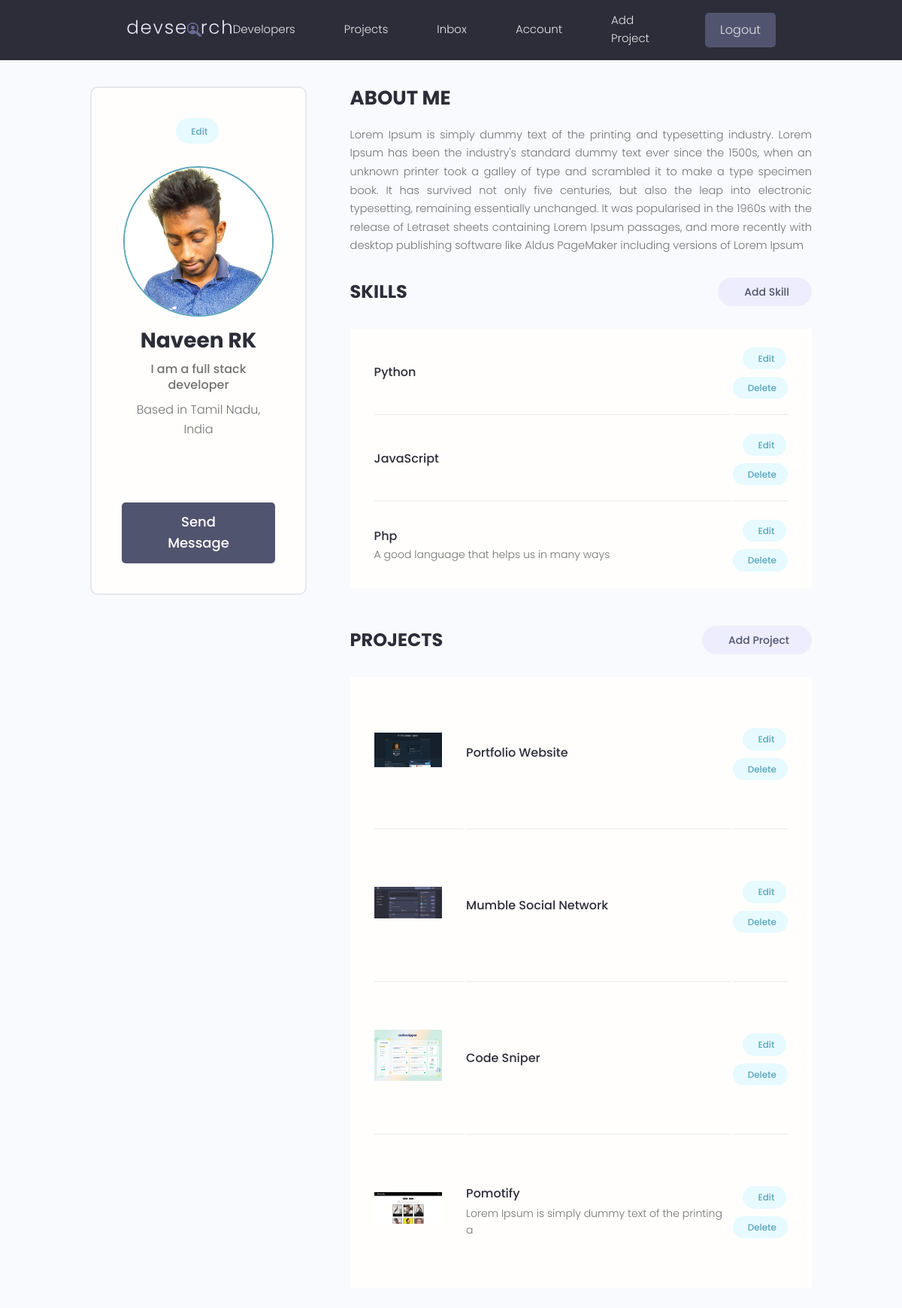
The app's page /account/ (signed in) with its own data.
### users/models.py (models this page shows, shortened)
class Profile(models.Model):
    user = models.OneToOneField(
        User, on_delete=models.CASCADE, null=True, blank=True)
    name = models.CharField(max_length=200, blank=True, null=True)
    username = models.CharField(max_length=200, blank=True, null=True)
    location = models.CharField(max_length=200, blank=True, null=True)
    email = models.EmailField(max_length=500, blank=True, null=True)
    short_intro = models.CharField(max_length=200, blank=True, null=True)
    bio = models.TextField(blank=True, null=True)
    profile_image = models.ImageField(
        blank=True, null=True, upload_to='profiles/', default="profiles/user-default.png")
    social_github = models.CharField(max_length=200, blank=True, null=True)
    social_twitter = models.CharField(max_length=200, blank=True, null=True)
    social_linkedin = models.CharField(max_length=200, blank=True, null=True)
    social_youtube = models.CharField(max_length=200, blank=True, null=True)
    social_website = models.CharField(max_length=200, blank=True, null=True)
    social_stackoverflow = models.CharField(
        max_length=200, blank=True, null=True)
    created_at = models.DateTimeField(auto_now_add=True)
    id = models.UUIDField(default=uuid.uuid4, unique=True,
                          primary_key=True, editable=False)

class Skill(models.Model):
    owner = models.ForeignKey(
        Profile, on_delete=models.CASCADE, null=True, blank=True)
    name = models.CharField(max_length=200, blank=True, null=True)
    description = models.TextField(null=True, blank=True)
    created_at = models.DateTimeField(auto_now_add=True)
    id = models.UUIDField(default=uuid.uuid4, unique=True,
                          primary_key=True, editable=False)
    def __str__(self):
        return str(self.name)

### projects/models.py (models this page shows, shortened)
class Project(models.Model):
    owner = models.ForeignKey(
        Profile, null=True, blank=True, on_delete=models.SET_NULL)
    title = models.CharField(max_length=200)
    description = models.TextField(null=True, blank=True)
    featured_image = models.ImageField(
        null=True, blank=True, default="default.jpg")
    demo_link = models.CharField(max_length=2000, null=True, blank=True)
    source_link = models.CharField(max_length=2000, null=True, blank=True)
    tags = models.ManyToManyField('Tag', blank=True)
    vote_total = models.IntegerField(default=0, null=True, blank=True)
    vote_ratio = models.IntegerField(default=0, null=True, blank=True)
    created_at = models.DateTimeField(auto_now_add=True)
    id = models.UUIDField(default=uuid.uuid4, unique=True,
                          primary_key=True, editable=False)

### users/views.py (the view)
# urls.py: path("account/", userAccount, name="user-account"),
@login_required(login_url="login")
def userAccount(req):
    profile = req.user.profile
    skills = profile.skill_set.all
    projects = profile.project_set.all()
    context = {"profile": profile, "skills": skills, "projects": projects}
    return render(req, "users/account.html", context)

### users/templates/users/account.html (shortened to what this page needs)
{% extends 'main.html' %}
{% load static %}
{% block content %}
<main class="settingsPage profile my-md">
  <div class="container">
    <div class="layout">
      <div class="column column--1of3">
        <div class="card text-center">
          <div class="card__body dev">
            <a class="tag tag--pill tag--main settings__btn" href="{% url 'edit-account' %}">
              Edit</a>
            <img class="avatar avatar--xl dev__avatar" src="{{profile.profile_image.url}}" />
            <h2 class="dev__name">{{profile.name}}</h2>
            <p class="dev__title">{{profile.short_intro}}</p>
            <p class="dev__location">Based in {{profile.location}}</p>
            <ul class="dev__social">
            </ul>
            <a href="#" class="btn btn--sub btn--lg">Send Message </a>
          </div>
        </div>
      </div>
      <div class="column column--2of3">
        <div class="devInfo">
          <h3 class="devInfo__title">About Me</h3>
          <p class="devInfo__about">
            {{profile.bio}}
          </p>
        </div>
        <div class="settings">
          <h3 class="settings__title">Skills</h3>
          <a class="tag tag--pill tag--sub settings__btn tag--lg" href="{% url 'create-skill' %}"> Add Skill</a>
        </div>
        <table class="settings__table">
          {% for skill in skills %}
          <tr>
            <td class="settings__tableInfo">
              <h4>{{skill}}</h4>
              <p>
                {{skill.description}}
              </p>
            </td>
            <td class="settings__tableActions">
              <a class="tag tag--pill tag--main settings__btn" href="{% url 'update-skill' skill.id %}"> Edit</a>
              <a class="tag tag--pill tag--main settings__btn" href="{% url 'delete-skill' skill.id %}?next=/account">
                Delete</a>
            </td>
          </tr>
          {% endfor %}
        </table>
        <div class="settings">
          <h3 class="settings__title">Projects</h3>
          <a class="tag tag--pill tag--sub settings__btn tag--lg" href="{% url 'create-project' %}"> Add
            Project</a>
        </div>
        <table class="settings__table">
          {% for project in projects %}
          <tr>
            <td class="settings__thumbnail">
              <a href="{% url 'get-project' project.id %}"><img src="{{project.featured_image.url}}"
                  alt="Project Thumbnail" /></a>
            </td>
            <td class="settings__tableInfo">
              <a href="{% url 'get-project' project.id %}">{{project.title}}</a>
              <p>
                {{project.description|slice:"50"}}
              </p>
            </td>
            <td class="settings__tableActions">
              <a class="tag tag--pill tag--main settings__btn" href="{% url 'update-project' project.id %}">Edit</a>
              <a class="tag tag--pill tag--main settings__btn"
                href="{% url 'delete-project' project.id %}?next=/account">
                Delete</a>
            </td>
          </tr>
          {% endfor %}
        </table>
      </div>
    </div>
  </div>
</main>
{% endblock content %}

### static/styles/app.css (style rules this page uses)
:root { --color-sub: #2d2d39; }
.btn--sub { background-color: var(--color-sub-light); }
.card { border: 2px solid var(--color-light); }
img { width: 100%; }
.profile .card > .dev { padding: 4rem; }
.dev__avatar { display: block; margin: auto; }
.dev__name { color: var(--color-sub); font-size: 2.8rem; font-weight: 700; margin-top: 1rem; margin-bottom: 0.5rem; }
.dev__title { font-size: 1.6rem; font-weight: 500; line-height: 1.3; }
.dev__location { margin-top: 1rem; }
.dev__social { margin: 3rem 0; list-style: none; display: flex; justify-content: center; gap: 1.5rem; }
.devInfo { margin-bottom: 3rem; }
.devInfo__title, .devInfo__subtitle { font-size: 2.6rem; color: var(--color-sub); text-transform: uppercase; font-weight: 700; margin-bottom: 1.5rem; }
.devInfo__about, .devSkill__info { font-size: 1.45rem; line-height: 1.7; text-align: justify; }
.settingsPage .dev > .settings__btn { display: inline-block; margin-bottom: 3rem; }
.settings { display: flex; justify-content: space-between; align-items: center; }
.settings__title { font-size: 2.4rem; text-transform: uppercase; font-weight: 700; color: var(--color-sub); }
.settings__table { margin-top: 3rem; margin-bottom: 5rem; padding: 0 3rem; background: var(--color-white); }
.settings__table tr { width: 100%; }
.settings__table tr > td { padding: 2rem 0; }
.settings__table tr:not(:last-child) td { border-bottom: 2px solid var(--color-white-light); }
.settings__thumbnail { width: 23%; min-width: 10rem; }
.settings__thumbnail img { padding-right: 3rem; height: 15rem; object-fit: contain; }
.settings__tableInfo { width: 100%; }
.settings__tableInfo h4, .settings__tableInfo a { padding-right: 1rem; width: auto; font-size: 1.6rem; font-weight: 500; color: var(--color-sub); }
.settings__tableInfo p { font-size: 1.4rem; }
.settings__tableActions { text-align: right; }

### static/uikit/styles/modules/_variables.css (style rules this page uses)
:root { --color-main: #5aa5b9; --color-main-light: #e6faff; --color-sub: #3f4156; --color-sub-light: #51546e; --color-sub-lighter: #ededfd; --color-text: #737373; --color-gray: #8b8b8b; --color-light: #e5e7eb; --color-light-gray: #767676; --color-bg: #f8fafd; --color-white: #fffefd; --color-white-light: #f3f3f3; --color-success: #359e64; --color-success-bg: #def8e8; --color-error: #fc4b0b; --color-error-bg: #fff2ee; --font-base: 'Poppins', arial, helvetica, 'Segoe UI', roboto, ubuntu, sans-serif; --font-monospace: 'Fira Code', 'Courier New', courier, monospace; --font-regular: 300; --font-medium: 500; --font-bold: 700; --generic-shadow: 1px 1px 5px #00000010; --generic-transition: all 0.3s ease-in-out; }

### static/uikit/styles/modules/_base.css (style rules this page uses)
* { margin: 0; padding: 0; box-sizing: border-box; text-rendering: optimizeLegibility; color: inherit; font-size: inherit; }
html { font-size: 50%; }
@media only screen and (min-width: 480px) { html { font-size: 56.25%; } }
@media only screen and (min-width: 1200px) { html { font-size: 62.5%; } }
body { line-height: 1.6; font-weight: 400; font-size: 1.5rem; color: var(--color-text); background-color: var(--color-bg); min-height: 100vh; }

### static/uikit/styles/modules/_typography.css (style rules this page uses)
* { font-family: var(--font-base); }
h2 { font-size: 3.6rem; font-weight: var(--font-bold); }
h3 { font-size: 3.2rem; font-weight: var(--font-medium); }
h4 { font-size: 2.8rem; font-weight: var(--font-medium); }
p, span, strong { font-size: 1.6rem; color: var(--color-text); font-weight: var(--font-regular); }
a { padding-bottom: 2px; text-decoration: none; display: inline-block; color: var(--color-main); font-weight: var(--font-medium); }

### static/uikit/styles/modules/_utilities.css (style rules this page uses)
.container { width: 92%; max-width: 165rem; margin: 0 auto; box-sizing: border-box; }
@media screen and (min-width: 1000px) { .container { width: 90%; } }
@media screen and (min-width: 1200px) { .container { width: 80%; } }
.text-center { text-align: center; }
.my-md { margin: 3rem auto; }

### static/uikit/styles/modules/_avatar.css (style rules this page uses)
.avatar { border-radius: 50%; border: 2px solid var(--color-main); object-fit: cover; }
.avatar--xl { height: 20rem; width: 20rem; }

### static/uikit/styles/modules/_card.css (style rules this page uses)
.card { border-radius: 1rem; background-color: var(--color-white); border: 1.5px solid var(--color-light); width: auto; height: auto; margin-top: 0.5rem; margin-bottom: 0.5rem; overflow: hidden; }
.card__body, .card__header { padding: 2rem 2.5rem; }

### static/uikit/styles/modules/_layout.css (style rules this page uses)
.layout { display: flex; flex-flow: row wrap; justify-content: space-between; }
.layout > .column { margin-bottom: 3rem; }
.layout > .column.column--1of3 { flex-basis: 30%; }
.layout > .column.column--2of3 { flex-basis: 64%; }

### records on screen
Profile: profile_image (picture), name "Naveen RK", short_intro "I am a full stack developer", location "Tamil Nadu, India", bio "Lorem Ipsum is simply dummy text of the printing and typesetting industry. Lorem Ipsum has been the industry's standard dummy text ever since the 1500s, when an unknown printer took a galley of type and scrambled it to make a type specimen book. It has survived not only five centuries, but also the leap into electronic typesetting, remaining essentially unchanged. It was popularised in the 1960s with the release of Letraset sheets containing Lorem Ipsum passages, and more recently with desktop publishing software like Aldus PageMaker including versions of Lorem Ipsum"
Skill: name "Python"
Skill: name "JavaScript"
Skill: name "Php", description "A good language that helps us in many ways"
Project: featured_image (picture), title "Portfolio Website"
Project: featured_image (picture), title "Mumble Social Network"
Project: featured_image (picture), title "Code Sniper"
Project: featured_image (picture), title "Pomotify", description "Lorem Ipsum is simply dummy text of the printing a"
